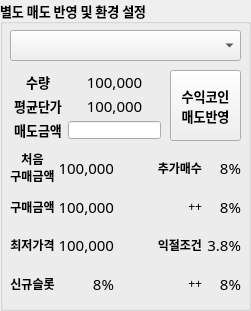
   <widget class="QGroupBox" name="groupBox_4">
    <property name="geometry">
     <rect>
      <x>14</x>
      <y>300</y>
      <width>251</width>
      <height>311</height>
     </rect>
    </property>
    <property name="font">
     <font>
      <family>Agency FB</family>
      <pointsize>10</pointsize>
      <weight>75</weight>
      <bold>true</bold>
     </font>
    </property>
    <property name="title">
     <string>별도 매도 반영 및 환경 설정</string>
    </property>
    <widget class="QComboBox" name="cmbSellCrcy">
     <property name="geometry">
      <rect>
       <x>10</x>
       <y>30</y>
       <width>231</width>
       <height>31</height>
      </rect>
     </property>
     <property name="font">
      <font>
       <family>굴림</family>
       <pointsize>11</pointsize>
       <weight>75</weight>
       <bold>true</bold>
      </font>
     </property>
     <property name="currentIndex">
      <number>-1</number>
     </property>
     <property name="maxVisibleItems">
      <number>17</number>
     </property>
     <property name="maxCount">
      <number>17</number>
     </property>
     <property name="insertPolicy">
      <enum>QComboBox::NoInsert</enum>
     </property>
     <property name="iconSize">
      <size>
       <width>20</width>
       <height>20</height>
      </size>
     </property>
     <property name="frame">
      <bool>true</bool>
     </property>
    </widget>
    <widget class="QWidget" name="gridLayoutWidget_2">
     <property name="geometry">
      <rect>
       <x>12</x>
       <y>70</y>
       <width>151</width>
       <height>71</height>
      </rect>
     </property>
     <layout class="QGridLayout" name="gridLayout_2">
      <property name="leftMargin">
       <number>2</number>
      </property>
      <property name="topMargin">
       <number>2</number>
      </property>
      <property name="rightMargin">
       <number>2</number>
      </property>
      <property name="bottomMargin">
       <number>2</number>
      </property>
      <item row="0" column="0">
       <widget class="QLabel" name="lblOption_16">
        <property name="font">
         <font>
          <family>굴림</family>
          <pointsize>10</pointsize>
          <weight>75</weight>
          <bold>true</bold>
         </font>
        </property>
        <property name="text">
         <string>수량</string>
        </property>
        <property name="alignment">
         <set>Qt::AlignCenter</set>
        </property>
       </widget>
      </item>
      <item row="1" column="0">
       <widget class="QLabel" name="lblOption_17">
        <property name="font">
         <font>
          <family>굴림</family>
          <pointsize>10</pointsize>
          <weight>75</weight>
          <bold>true</bold>
         </font>
        </property>
        <property name="text">
         <string>평균단가</string>
        </property>
        <property name="alignment">
         <set>Qt::AlignCenter</set>
        </property>
       </widget>
      </item>
      <item row="1" column="1">
       <widget class="QLabel" name="lblEarnPrc">
        <property name="font">
         <font>
          <family>굴림</family>
          <pointsize>11</pointsize>
          <weight>50</weight>
          <bold>false</bold>
         </font>
        </property>
        <property name="text">
         <string>100,000</string>
        </property>
        <property name="alignment">
         <set>Qt::AlignCenter</set>
        </property>
       </widget>
      </item>
      <item row="0" column="1">
       <widget class="QLabel" name="lblEarnAmnt">
        <property name="font">
         <font>
          <family>굴림</family>
          <pointsize>11</pointsize>
          <weight>50</weight>
          <bold>false</bold>
         </font>
        </property>
        <property name="text">
         <string>100,000</string>
        </property>
        <property name="alignment">
         <set>Qt::AlignCenter</set>
        </property>
       </widget>
      </item>
      <item row="2" column="0">
       <widget class="QLabel" name="lblOption_20">
        <property name="font">
         <font>
          <family>굴림</family>
          <pointsize>10</pointsize>
          <weight>75</weight>
          <bold>true</bold>
         </font>
        </property>
        <property name="text">
         <string>매도금액</string>
        </property>
        <property name="alignment">
         <set>Qt::AlignCenter</set>
        </property>
       </widget>
      </item>
      <item row="2" column="1">
       <widget class="QLineEdit" name="txtManualAsk">
        <property name="font">
         <font>
          <family>바탕</family>
          <pointsize>11</pointsize>
          <weight>50</weight>
          <bold>false</bold>
         </font>
        </property>
        <property name="inputMask">
         <string/>
        </property>
        <property name="maxLength">
         <number>8</number>
        </property>
        <property name="alignment">
         <set>Qt::AlignCenter</set>
        </property>
        <property name="clearButtonEnabled">
         <bool>true</bool>
        </property>
       </widget>
      </item>
     </layout>
    </widget>
    <widget class="QPushButton" name="btnManualAsk">
     <property name="geometry">
      <rect>
       <x>170</x>
       <y>70</y>
       <width>71</width>
       <height>71</height>
      </rect>
     </property>
     <property name="font">
      <font>
       <family>Kalinga</family>
       <pointsize>10</pointsize>
       <weight>75</weight>
       <bold>true</bold>
      </font>
     </property>
     <property name="text">
      <string>수익코인
매도반영</string>
     </property>
    </widget>
    <widget class="QWidget" name="gridLayoutWidget_3">
     <property name="geometry">
      <rect>
       <x>10</x>
       <y>150</y>
       <width>231</width>
       <height>151</height>
      </rect>
     </property>
     <layout class="QGridLayout" name="gridLayout_3">
      <property name="horizontalSpacing">
       <number>3</number>
      </property>
      <property name="verticalSpacing">
       <number>4</number>
      </property>
      <item row="0" column="3">
       <widget class="QLabel" name="lblOption_4">
        <property name="font">
         <font>
          <family>굴림</family>
          <pointsize>9</pointsize>
          <weight>75</weight>
          <bold>true</bold>
         </font>
        </property>
        <property name="text">
         <string>추가매수</string>
        </property>
        <property name="alignment">
         <set>Qt::AlignRight|Qt::AlignTrailing|Qt::AlignVCenter</set>
        </property>
       </widget>
      </item>
      <item row="0" column="1">
       <widget class="QLabel" name="lblFirstSlotKrw">
        <property name="font">
         <font>
          <family>굴림</family>
          <pointsize>11</pointsize>
          <weight>50</weight>
          <bold>false</bold>
         </font>
        </property>
        <property name="text">
         <string>100,000</string>
        </property>
        <property name="alignment">
         <set>Qt::AlignRight|Qt::AlignTrailing|Qt::AlignVCenter</set>
        </property>
        <property name="margin">
         <number>4</number>
        </property>
       </widget>
      </item>
      <item row="3" column="0">
       <widget class="QLabel" name="lblOption_3">
        <property name="font">
         <font>
          <family>굴림</family>
          <pointsize>9</pointsize>
          <weight>75</weight>
          <bold>true</bold>
         </font>
        </property>
        <property name="text">
         <string>신규슬롯</string>
        </property>
        <property name="alignment">
         <set>Qt::AlignCenter</set>
        </property>
       </widget>
      </item>
      <item row="3" column="4">
       <widget class="QLabel" name="lblAdjGoodAskRt">
        <property name="font">
         <font>
          <family>굴림</family>
          <pointsize>11</pointsize>
          <weight>50</weight>
          <bold>false</bold>
         </font>
        </property>
        <property name="text">
         <string>8%</string>
        </property>
        <property name="alignment">
         <set>Qt::AlignRight|Qt::AlignTrailing|Qt::AlignVCenter</set>
        </property>
       </widget>
      </item>
      <item row="2" column="0">
       <widget class="QLabel" name="lblOption_5">
        <property name="font">
         <font>
          <family>굴림</family>
          <pointsize>9</pointsize>
          <weight>75</weight>
          <bold>true</bold>
         </font>
        </property>
        <property name="text">
         <string>최저가격</string>
        </property>
        <property name="alignment">
         <set>Qt::AlignCenter</set>
        </property>
       </widget>
      </item>
      <item row="2" column="3">
       <widget class="QLabel" name="lblOption_8">
        <property name="font">
         <font>
          <family>굴림</family>
          <pointsize>9</pointsize>
          <weight>75</weight>
          <bold>true</bold>
         </font>
        </property>
        <property name="text">
         <string>익절조건</string>
        </property>
        <property name="alignment">
         <set>Qt::AlignRight|Qt::AlignTrailing|Qt::AlignVCenter</set>
        </property>
       </widget>
      </item>
      <item row="0" column="0">
       <widget class="QLabel" name="lblOption_14">
        <property name="font">
         <font>
          <family>굴림</family>
          <pointsize>9</pointsize>
          <weight>75</weight>
          <bold>true</bold>
         </font>
        </property>
        <property name="text">
         <string>처음
구매금액</string>
        </property>
        <property name="alignment">
         <set>Qt::AlignCenter</set>
        </property>
       </widget>
      </item>
      <item row="1" column="0">
       <widget class="QLabel" name="lblOption_15">
        <property name="font">
         <font>
          <family>굴림</family>
          <pointsize>9</pointsize>
          <weight>75</weight>
          <bold>true</bold>
         </font>
        </property>
        <property name="text">
         <string>구매금액</string>
        </property>
        <property name="alignment">
         <set>Qt::AlignCenter</set>
        </property>
       </widget>
      </item>
      <item row="1" column="3">
       <widget class="QLabel" name="lblPm1">
        <property name="font">
         <font>
          <family>굴림</family>
          <pointsize>9</pointsize>
          <weight>50</weight>
          <bold>false</bold>
         </font>
        </property>
        <property name="text">
         <string>++</string>
        </property>
        <property name="alignment">
         <set>Qt::AlignRight|Qt::AlignTrailing|Qt::AlignVCenter</set>
        </property>
       </widget>
      </item>
      <item row="3" column="3">
       <widget class="QLabel" name="lblPm2">
        <property name="font">
         <font>
          <family>굴림</family>
          <pointsize>9</pointsize>
          <weight>50</weight>
          <bold>false</bold>
         </font>
        </property>
        <property name="text">
         <string>++</string>
        </property>
        <property name="alignment">
         <set>Qt::AlignRight|Qt::AlignTrailing|Qt::AlignVCenter</set>
        </property>
       </widget>
      </item>
      <item row="3" column="1">
       <widget class="QLabel" name="lblNewSlotGap">
        <property name="font">
         <font>
          <family>굴림</family>
          <pointsize>11</pointsize>
          <weight>50</weight>
          <bold>false</bold>
         </font>
        </property>
        <property name="text">
         <string>8%</string>
        </property>
        <property name="alignment">
         <set>Qt::AlignRight|Qt::AlignTrailing|Qt::AlignVCenter</set>
        </property>
        <property name="margin">
         <number>4</number>
        </property>
       </widget>
      </item>
      <item row="2" column="4">
       <widget class="QLabel" name="lblGoodAskRt">
        <property name="font">
         <font>
          <family>굴림</family>
          <pointsize>11</pointsize>
          <weight>50</weight>
          <bold>false</bold>
         </font>
        </property>
        <property name="text">
         <string>3.8%</string>
        </property>
        <property name="alignment">
         <set>Qt::AlignRight|Qt::AlignTrailing|Qt::AlignVCenter</set>
        </property>
       </widget>
      </item>
      <item row="1" column="4">
       <widget class="QLabel" name="lblAdjAddBidRt">
        <property name="font">
         <font>
          <family>굴림</family>
          <pointsize>11</pointsize>
          <weight>50</weight>
          <bold>false</bold>
         </font>
        </property>
        <property name="text">
         <string>8%</string>
        </property>
        <property name="alignment">
         <set>Qt::AlignRight|Qt::AlignTrailing|Qt::AlignVCenter</set>
        </property>
       </widget>
      </item>
      <item row="0" column="4">
       <widget class="QLabel" name="lblAddBidRt">
        <property name="font">
         <font>
          <family>굴림</family>
          <pointsize>11</pointsize>
          <weight>50</weight>
          <bold>false</bold>
         </font>
        </property>
        <property name="text">
         <string>8%</string>
        </property>
        <property name="alignment">
         <set>Qt::AlignRight|Qt::AlignTrailing|Qt::AlignVCenter</set>
        </property>
       </widget>
      </item>
      <item row="0" column="2">
       <widget class="QLabel" name="label_6">
        <property name="font">
         <font>
          <pointsize>8</pointsize>
         </font>
        </property>
        <property name="text">
         <string/>
        </property>
       </widget>
      </item>
      <item row="1" column="1">
       <widget class="QLabel" name="lblSlotKrw">
        <property name="font">
         <font>
          <family>굴림</family>
          <pointsize>11</pointsize>
          <weight>50</weight>
          <bold>false</bold>
         </font>
        </property>
        <property name="text">
         <string>100,000</string>
        </property>
        <property name="alignment">
         <set>Qt::AlignRight|Qt::AlignTrailing|Qt::AlignVCenter</set>
        </property>
        <property name="margin">
         <number>4</number>
        </property>
       </widget>
      </item>
      <item row="2" column="1">
       <widget class="QLabel" name="lblMinPrc">
        <property name="font">
         <font>
          <family>굴림</family>
          <pointsize>11</pointsize>
          <weight>50</weight>
          <bold>false</bold>
         </font>
        </property>
        <property name="text">
         <string>100,000</string>
        </property>
        <property name="alignment">
         <set>Qt::AlignRight|Qt::AlignTrailing|Qt::AlignVCenter</set>
        </property>
        <property name="margin">
         <number>4</number>
        </property>
       </widget>
      </item>
     </layout>
    </widget>
   </widget>
